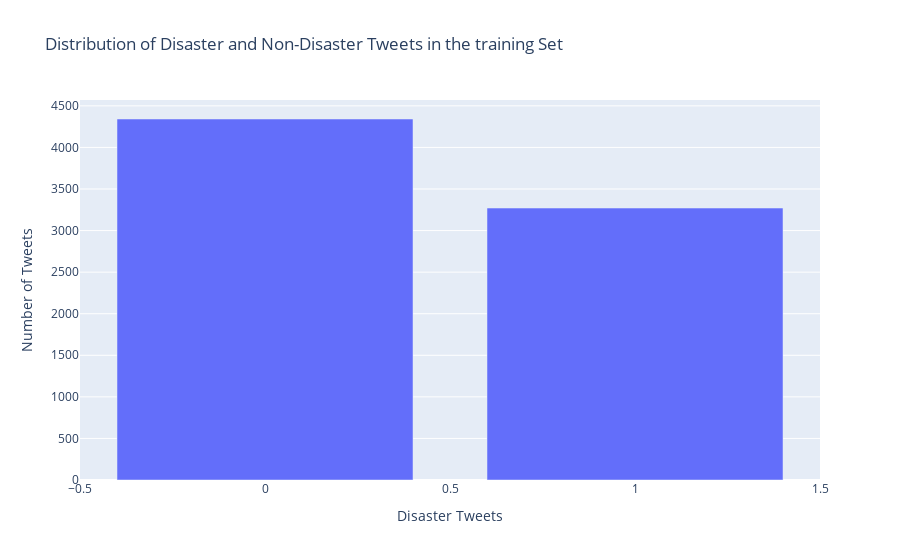

The code cell stored with this chart in its notebook:
### Markdown cell above
##### Distribution des Tweets

### Code cell
plot_disaster_and_non_disaster_bar_distribution(raw=True)

### Figure 1 — Plotly figure (JSON) as saved in the notebook; plotly's stock layout.template omitted (floating-point values rounded to 4 significant figures)
{"data": [{"alignmentgroup": "True", "hovertemplate": "Disaster Tweets=%{x}<br>Number of Tweets=%{y}<extra></extra>", "legendgroup": "", "marker": {"color": "#636efa", "pattern": {"shape": ""}}, "name": "", "offsetgroup": "", "orientation": "v", "showlegend": false, "textposition": "auto", "type": "bar", "x": [0, 1], "xaxis": "x", "y": [4342, 3271], "yaxis": "y"}], "layout": {"barmode": "group", "legend": {"tracegroupgap": 0}, "title": {"text": "Distribution of Disaster and Non-Disaster Tweets in the training Set"}, "xaxis": {"anchor": "y", "domain": [0, 1], "title": {"text": "Disaster Tweets"}}, "yaxis": {"anchor": "x", "domain": [0, 1], "title": {"text": "Number of Tweets"}}}}
